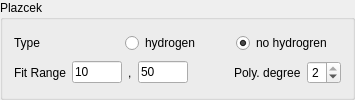
                      <widget class="QGroupBox" name="groupBox_34">
                       <property name="title">
                        <string>Plazcek</string>
                       </property>
                       <layout class="QVBoxLayout" name="verticalLayout_38">
                        <item>
                         <layout class="QHBoxLayout" name="horizontalLayout_65">
                          <item>
                           <widget class="QLabel" name="label_85">
                            <property name="text">
                             <string>Type</string>
                            </property>
                           </widget>
                          </item>
                          <item>
                           <widget class="QRadioButton" name="hydrogen_yes">
                            <property name="text">
                             <string>hydrogen</string>
                            </property>
                            <property name="checked">
                             <bool>false</bool>
                            </property>
                           </widget>
                          </item>
                          <item>
                           <widget class="QRadioButton" name="hydrogen_no">
                            <property name="text">
                             <string>no hydrogren</string>
                            </property>
                            <property name="checked">
                             <bool>true</bool>
                            </property>
                           </widget>
                          </item>
                         </layout>
                        </item>
                        <item>
                         <layout class="QHBoxLayout" name="horizontalLayout_66">
                          <item>
                           <widget class="QLabel" name="label_86">
                            <property name="text">
                             <string>Fit Range</string>
                            </property>
                           </widget>
                          </item>
                          <item>
                           <widget class="QLineEdit" name="plazcek_fit_range_min">
                            <property name="minimumSize">
                             <size>
                              <width>50</width>
                              <height>0</height>
                             </size>
                            </property>
                            <property name="maximumSize">
                             <size>
                              <width>50</width>
                              <height>16777215</height>
                             </size>
                            </property>
                            <property name="text">
                             <string>10</string>
                            </property>
                           </widget>
                          </item>
                          <item>
                           <widget class="QLabel" name="label_88">
                            <property name="text">
                             <string>,</string>
                            </property>
                           </widget>
                          </item>
                          <item>
                           <widget class="QLineEdit" name="plazcek_fit_range_max">
                            <property name="minimumSize">
                             <size>
                              <width>50</width>
                              <height>0</height>
                             </size>
                            </property>
                            <property name="maximumSize">
                             <size>
                              <width>50</width>
                              <height>16777215</height>
                             </size>
                            </property>
                            <property name="text">
                             <string>50</string>
                            </property>
                           </widget>
                          </item>
                          <item>
                           <spacer name="horizontalSpacer_21">
                            <property name="orientation">
                             <enum>Qt::Horizontal</enum>
                            </property>
                            <property name="sizeHint" stdset="0">
                             <size>
                              <width>40</width>
                              <height>20</height>
                             </size>
                            </property>
                           </spacer>
                          </item>
                          <item>
                           <layout class="QHBoxLayout" name="horizontalLayout_22">
                            <item>
                             <widget class="QLabel" name="label_23">
                              <property name="text">
                               <string>Poly. degree</string>
                              </property>
                             </widget>
                            </item>
                            <item>
                             <widget class="QSpinBox" name="ndeg">
                              <property name="maximum">
                               <number>2</number>
                              </property>
                              <property name="value">
                               <number>2</number>
                              </property>
                             </widget>
                            </item>
                           </layout>
                          </item>
                         </layout>
                        </item>
                       </layout>
                      </widget>
